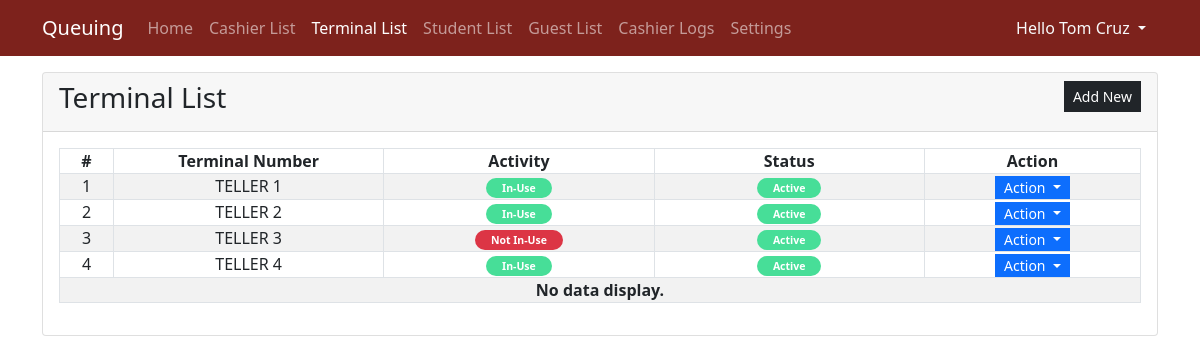
The app's page /administrator/?page=tellers (signed in), older data.
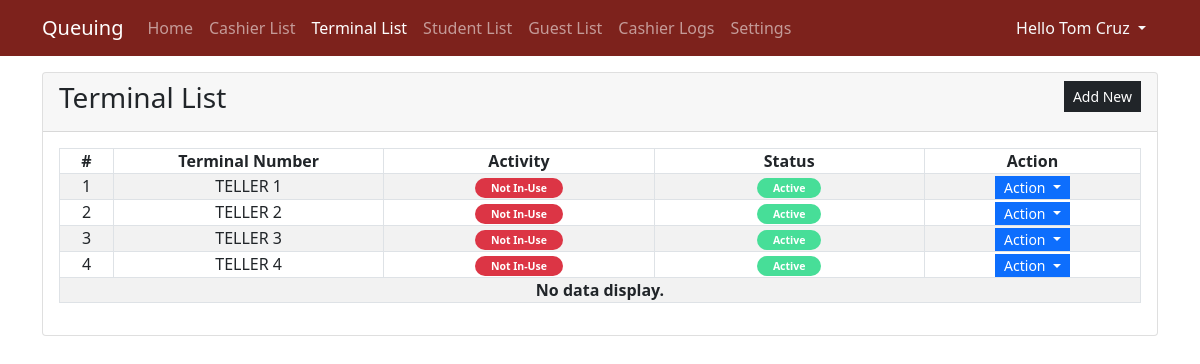
The same page, newer data.
### tables this page shows
CREATE TABLE "teller_list" (
	"teller_id"	INTEGER NOT NULL,
	"teller_name"	TEXT,
	"status"	INTEGER NOT NULL DEFAULT 2,
	"log_status"	INTEGER NOT NULL DEFAULT 2,
	PRIMARY KEY("teller_id" AUTOINCREMENT)
);

### administrator/tellers.php (the view, shortened to what this page needs)
<div class="card">
    <div class="card-header d-flex justify-content-between">
        <h3 class="card-title">Terminal List</h3>
        <div class="card-tools align-middle">
            <button class="btn btn-dark btn-sm py-1 rounded-0" type="button" id="create_new">Add New</button>
        </div>
    </div>
    <div class="card-body">
        <table class="table table-hover table-striped table-bordered">
            <colgroup>
                <col width="5%">
                <col width="25%">
                <col width="25%">
                <col width="25%">
                <col width="25%">
            </colgroup>
            <thead>
                <tr>
                    <th class="text-center p-0">#</th>
                    <th class="text-center p-0">Terminal Number</th>
                    <th class="text-center p-0">Activity</th>
                    <th class="text-center p-0">Status</th>
                    <th class="text-center p-0">Action</th>
                </tr>
            </thead>
            <tbody>
                <?php
                $sql = "SELECT * FROM `teller_list`  order by `teller_name` asc";
                $qry = $conn->query($sql);
                $i = 1;
                    while($row = $qry->fetchArray()):
                ?>
                <tr>
                    <td class="text-center p-0"><?php echo $i++; ?></td>
                    <td class="text-center py-0 px-1"><?php echo $row['teller_name'] ?></td>
                    <td class="py-0 px-1 text-center">
                        <?php
                            if($row['log_status'] == 1){
                                echo  '<span class="py-1 px-3 badge rounded-pill bg-success"><small>In-Use</small></span>';
                            }else{
                                echo  '<span class="py-1 px-3 badge rounded-pill bg-danger"><small>Not In-Use</small></span>';
                            }
                        ?>
                    </td>
                    <td class="py-0 px-1 text-center">
                        <?php
                            if($row['status'] == 1){
                                echo  '<span class="py-1 px-3 badge rounded-pill bg-success"><small>Active</small></span>';
                            }else{
                                echo  '<span class="py-1 px-3 badge rounded-pill bg-danger"><small>In-Active</small></span>';
                            }
                        ?>
                    </td>
                    <th class="text-center py-0 px-1">
                        <div class="btn-group" role="group">
                            <button id="btnGroupDrop1" type="button" class="btn btn-primary dropdown-toggle btn-sm rounded-0 py-0" data-bs-toggle="dropdown" aria-expanded="false">
                            Action
                            </button>
                        </div>
                    </th>
                </tr>
                <?php endwhile; ?>
                <?php if(!$qry->fetchArray()): ?>
                    <tr>
                        <th class="text-center p-0" colspan="7">No data display.</th>
                    </tr>
                <?php endif; ?>
            </tbody>
        </table>
    </div>
</div>

Row changes from the older to the newer data that the page shows:
changed teller_list "TELLER 1": log_status "In-Use" → "Not In-Use"
changed teller_list "TELLER 2": log_status "In-Use" → "Not In-Use"
changed teller_list "TELLER 4": log_status "In-Use" → "Not In-Use"
